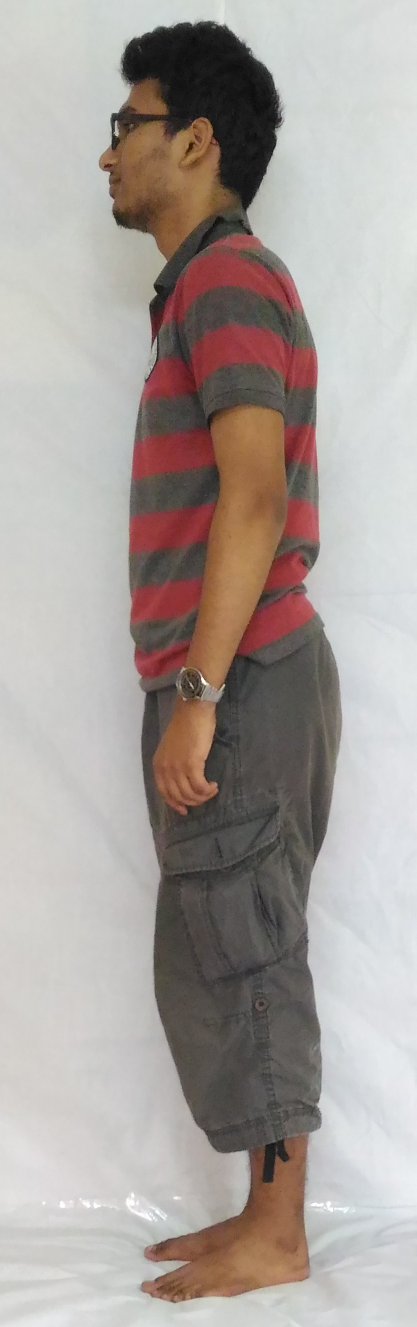
#> input picture arihant/test_side.jpg, 833 x 2654 px (shown at 1/2 size)
$ python test_outer.py
#> lines starting #> are read from the running program, lines starting #| are printed output that depends on the picture; after the words box and inside, x2 and y2 are one past the last pixel; in counts of white or black regions, pixels touching at a corner belong together
#> further down, image is the input picture: shape (2654, 833, 3); mean B, G, R 156.5, 161, 169.2
### arihant/cvt_small.py
#!usr/bin/python
import sys
import cv2
import numpy as np
'''
import os
os.mkdir('new')
os.chdir('new')
os.chdir('../')
#except :
#	os.mkdir('new')

'''
def cvt_small(oi,height) :
#> called with height = 800
	scale=float(height)/oi.shape[0]
#> scale = 0.301
	#oi=cv2.imread(i)
	ni=cv2.resize(oi,(int(oi.shape[1]*scale),height),interpolation=cv2.INTER_CUBIC)
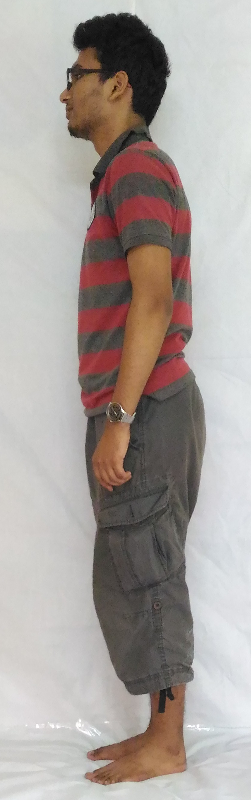
#> ni: shape (800, 251, 3); mean B, G, R 156.5, 161, 169.2
	return ni

### arihant/outer.py
import cv2
import numpy as np
from matplotlib import pyplot as plt
def encContour(i):
	if type(i) == np.ndarray:
		image=i
	else:
		image=cv2.imread(i)
	gray = cv2.cvtColor(image, cv2.COLOR_BGR2GRAY)
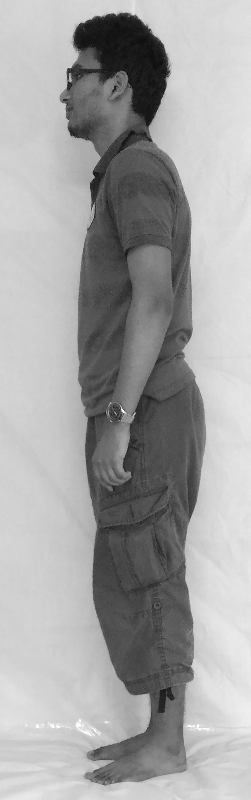
#> gray: shape (800, 251); min 8, max 255, mean 163
	#thresh = cv2.adaptiveThreshold(gray,255,cv2.ADAPTIVE_THRESH_GAUSSIAN_C,cv2.THRESH_BINARY_INV,11,8)
	#plt.imshow(thresh,cmap='gray')
	#plt.show()

	can=cv2.Canny(gray,120,200)
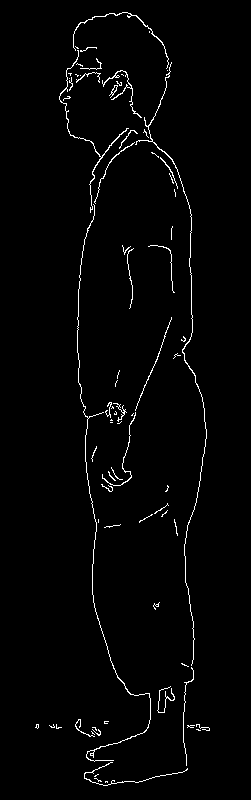
#> can: shape (800, 251); 1.9% white in thin lines or dots, all inside (x1, y1, x2, y2) = (35, 12, 210, 786)
	#plt.imshow(can,cmap='gray')
	#plt.show()

	closing=cv2.morphologyEx(can,cv2.MORPH_CLOSE,np.ones((3,3),np.uint8),iterations=1)
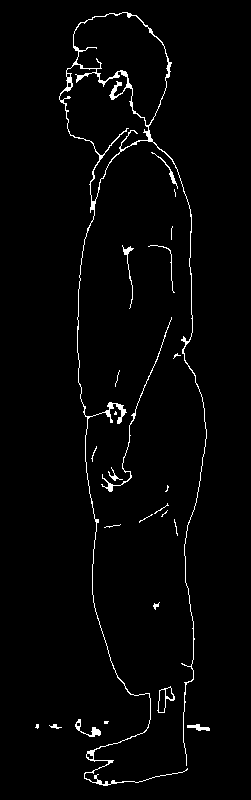
#> closing: shape (800, 251); 2.3% white in thin lines or dots, all inside (x1, y1, x2, y2) = (35, 12, 210, 786)
	#plt.imshow(closing)
	#plt.show()
	contours,hei=cv2.findContours(closing.copy(),cv2.RETR_EXTERNAL,cv2.CHAIN_APPROX_NONE)
#> contours = 25 contours, 17 with area under 20; largest, box (x1, y1, x2, y2) and area: (59, 12, 207, 786) 12386, (157, 686, 175, 713) 232, (75, 719, 101, 737) 96, (101, 317, 172, 492) 86, (187, 724, 210, 731) 60, (151, 152, 178, 189) 46, (122, 245, 134, 309) 43, (108, 467, 123, 481) 22; hei = 25 rows, first 6: [1, -1, -1, -1], [2, 0, -1, -1], [3, 1, -1, -1], [4, 2, -1, -1], [5, 3, -1, -1], [6, 4, -1, -1]
	#x=np.zeros(closing.shape,dtype=np.uint8)


	if len(contours) == 1 :
		#cv2.drawContours(x,contours,0,(255),2)
		#plt.imshow(x,'gray')
		#plt.show()
		return contours[0]
	else:
		k=0
		t=contours[0]
#> t = contour of 51 points, box (x1, y1, x2, y2) (187, 724, 210, 731), area 60
		for i in contours :
			if cv2.arcLength(t,False) < cv2.arcLength(i,False):
				t=i
#> this loop made 25 passes
#> after the loop, t = contour of 3495 points, box (x1, y1, x2, y2) (59, 12, 207, 786), area 12386

	# [4 lines of commented-out code are left out]
	return t
# [7 lines left out: function give_extindices, not called in this run]

### arihant/test_outer.py
import cv2
from outer import encContour
from cvt_small import cvt_small

'''
 This is the test file of ret_hscale
 assuming that the real image is girl_front.jpg (as the hands down image of man.jpg was not available :P ) and model image is mfront.jpg
'''

image = cv2.imread('test_side.jpg')
resized_image = cvt_small(image,800)
contour_of_resized_image = encContour(resized_image)
#> contour_of_resized_image has the same summary as t in encContour
cv2.drawContours(resized_image, contour_of_resized_image, -1 ,(255),2)
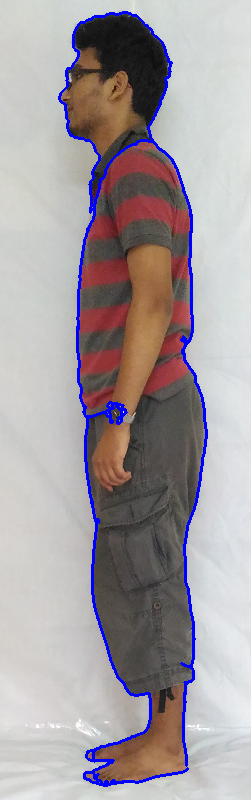
#> resized_image: shape (800, 251, 3); 3.16% of pixels changed, all inside (x1, y1, x2, y2) = (58, 11, 208, 787)
cv2.imshow('final',resized_image)
cv2.waitKey(0)

$ run again, with arihant/pri_f.jpg copied over arihant/test_side.jpg
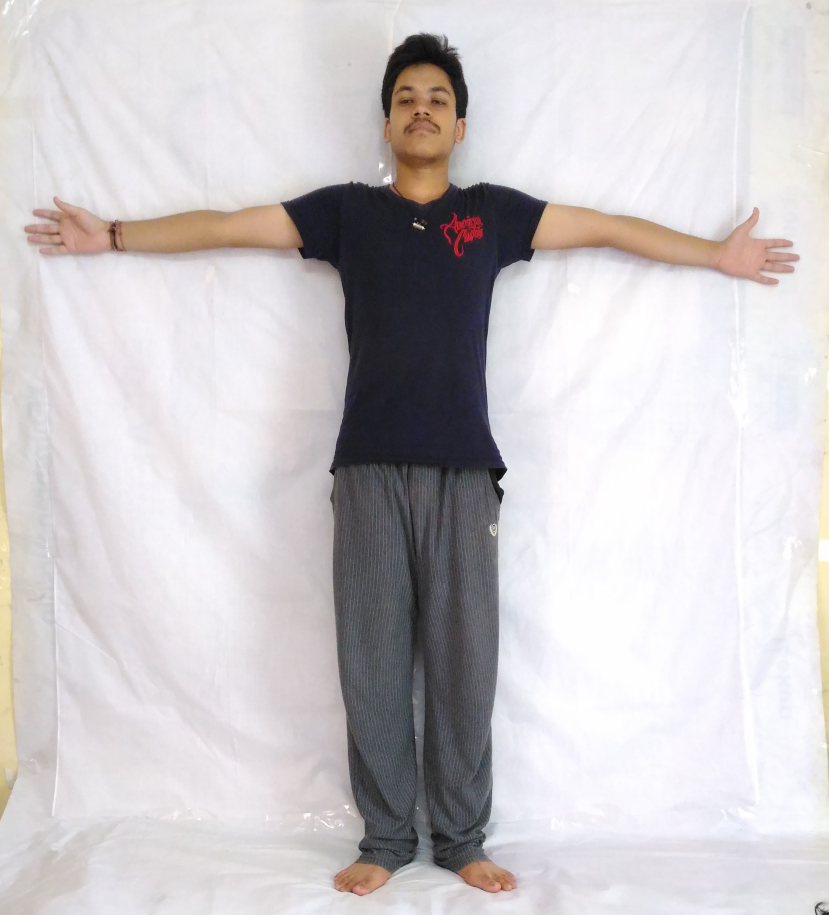
#> input picture arihant/pri_f.jpg, 2487 x 2745 px (shown at 1/3 size)
#> image is the input picture: shape (2745, 2487, 3); mean B, G, R 202.2, 200, 204
#> in encContour, `can=cv2.Canny(gray,120,200)`:
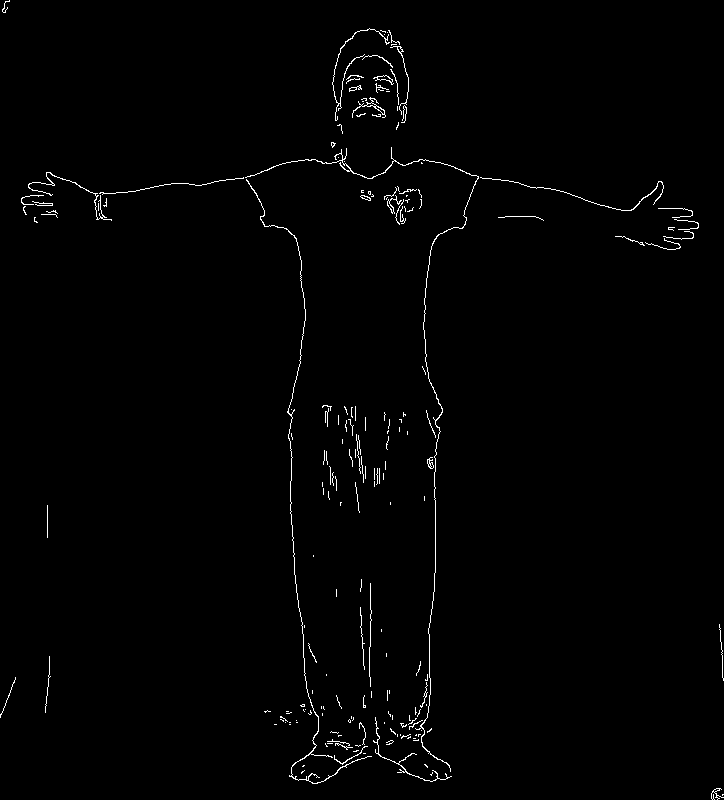
#> can: shape (800, 724); 1% white in thin lines or dots
#> closing: shape (800, 724); 1.3% white in thin lines or dots
#> contours = 83 contours, 64 with area under 20; largest, box (x1, y1, x2, y2) and area: (332, 28, 409, 130) 2714, (21, 147, 664, 784) 2220, (384, 186, 422, 225) 332, (352, 97, 386, 118) 192, (355, 434, 366, 483) 143; hei = 83 rows, first 6: [1, -1, -1, -1], [2, 0, -1, -1], [3, 1, -1, -1], [4, 2, -1, -1], [5, 3, -1, -1], [6, 4, -1, -1]
#> in encContour, `t=contours[0]`: t = contour of 49 points, box (x1, y1, x2, y2) (711, 788, 724, 800), area 72
#> the loop in encContour, `for i in contours :` made 83 passes
#> i on passes 7, 8, 14, 26, 31, 37, 39: [[274, 724], [275, 724], [276, 724], [275, 724]], [[384, 722], [384, 723]], [[322, 713], [322, 714], [322, 715], [322, 714]], [[326, 674], [326, 675]], [[381, 629], [381, 630], [381, 631], [381, 630]], [[313, 555], [313, 556]], [[390, 502], [390, 503], [390, 504], [390, 503]]
#> after the loop in encContour, `for i in contours :`: t = contour of 4698 points, box (x1, y1, x2, y2) (21, 147, 664, 784), area 2220
#> contour_of_resized_image has the same summary as t in encContour
#> `cv2.drawContours(resized_image, contour_of_resized_image, -1 ,(255),2)`:
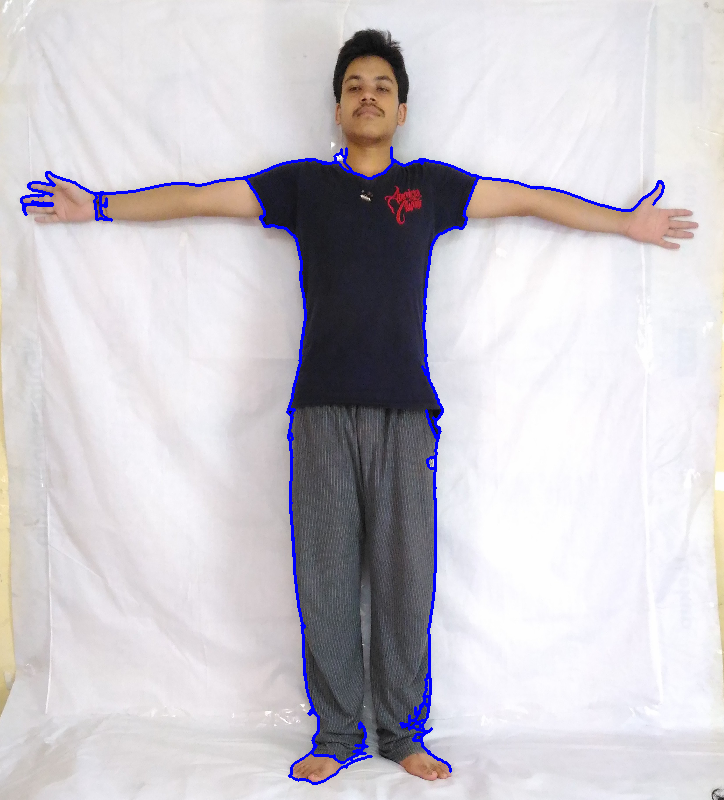
#> resized_image: shape (800, 724, 3); mean B, G, R 203.9, 198.1, 202
